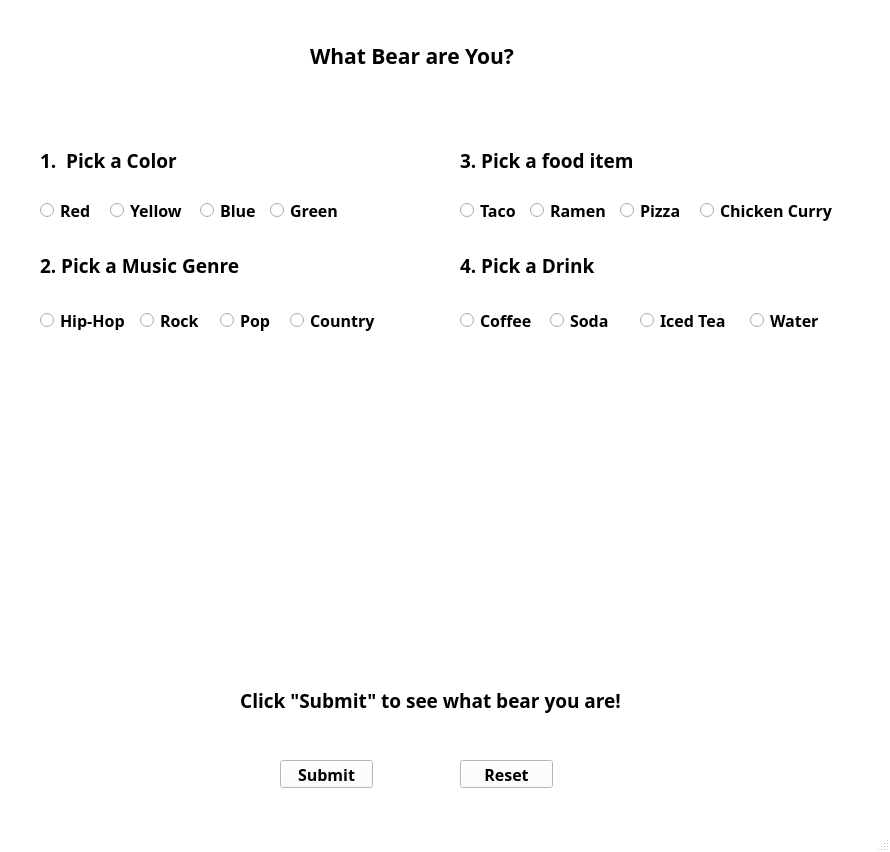
<?xml version="1.0" encoding="UTF-8"?>
<ui version="4.0">
 <class>MainWindow</class>
 <widget class="QMainWindow" name="MainWindow">
  <property name="geometry">
   <rect>
    <x>0</x>
    <y>0</y>
    <width>890</width>
    <height>852</height>
   </rect>
  </property>
  <property name="minimumSize">
   <size>
    <width>890</width>
    <height>852</height>
   </size>
  </property>
  <property name="maximumSize">
   <size>
    <width>890</width>
    <height>852</height>
   </size>
  </property>
  <property name="palette">
   <palette>
    <active>
     <colorrole role="WindowText">
      <brush brushstyle="SolidPattern">
       <color alpha="255">
        <red>0</red>
        <green>0</green>
        <blue>0</blue>
       </color>
      </brush>
     </colorrole>
     <colorrole role="Button">
      <brush brushstyle="SolidPattern">
       <color alpha="255">
        <red>255</red>
        <green>255</green>
        <blue>255</blue>
       </color>
      </brush>
     </colorrole>
     <colorrole role="Light">
      <brush brushstyle="SolidPattern">
       <color alpha="255">
        <red>255</red>
        <green>255</green>
        <blue>255</blue>
       </color>
      </brush>
     </colorrole>
     <colorrole role="Midlight">
      <brush brushstyle="SolidPattern">
       <color alpha="255">
        <red>255</red>
        <green>255</green>
        <blue>255</blue>
       </color>
      </brush>
     </colorrole>
     <colorrole role="Dark">
      <brush brushstyle="SolidPattern">
       <color alpha="255">
        <red>127</red>
        <green>127</green>
        <blue>127</blue>
       </color>
      </brush>
     </colorrole>
     <colorrole role="Mid">
      <brush brushstyle="SolidPattern">
       <color alpha="255">
        <red>170</red>
        <green>170</green>
        <blue>170</blue>
       </color>
      </brush>
     </colorrole>
     <colorrole role="Text">
      <brush brushstyle="SolidPattern">
       <color alpha="255">
        <red>0</red>
        <green>0</green>
        <blue>0</blue>
       </color>
      </brush>
     </colorrole>
     <colorrole role="BrightText">
      <brush brushstyle="SolidPattern">
       <color alpha="255">
        <red>255</red>
        <green>255</green>
        <blue>255</blue>
       </color>
      </brush>
     </colorrole>
     <colorrole role="ButtonText">
      <brush brushstyle="SolidPattern">
       <color alpha="255">
        <red>0</red>
        <green>0</green>
        <blue>0</blue>
       </color>
      </brush>
     </colorrole>
     <colorrole role="Base">
      <brush brushstyle="SolidPattern">
       <color alpha="255">
        <red>255</red>
        <green>255</green>
        <blue>255</blue>
       </color>
      </brush>
     </colorrole>
     <colorrole role="Window">
      <brush brushstyle="SolidPattern">
       <color alpha="255">
        <red>255</red>
        <green>255</green>
        <blue>255</blue>
       </color>
      </brush>
     </colorrole>
     <colorrole role="Shadow">
      <brush brushstyle="SolidPattern">
       <color alpha="255">
        <red>0</red>
        <green>0</green>
        <blue>0</blue>
       </color>
      </brush>
     </colorrole>
     <colorrole role="AlternateBase">
      <brush brushstyle="SolidPattern">
       <color alpha="255">
        <red>255</red>
        <green>255</green>
        <blue>255</blue>
       </color>
      </brush>
     </colorrole>
     <colorrole role="ToolTipBase">
      <brush brushstyle="SolidPattern">
       <color alpha="255">
        <red>255</red>
        <green>255</green>
        <blue>220</blue>
       </color>
      </brush>
     </colorrole>
     <colorrole role="ToolTipText">
      <brush brushstyle="SolidPattern">
       <color alpha="255">
        <red>0</red>
        <green>0</green>
        <blue>0</blue>
       </color>
      </brush>
     </colorrole>
    </active>
    <inactive>
     <colorrole role="WindowText">
      <brush brushstyle="SolidPattern">
       <color alpha="255">
        <red>0</red>
        <green>0</green>
        <blue>0</blue>
       </color>
      </brush>
     </colorrole>
     <colorrole role="Button">
      <brush brushstyle="SolidPattern">
       <color alpha="255">
        <red>255</red>
        <green>255</green>
        <blue>255</blue>
       </color>
      </brush>
     </colorrole>
     <colorrole role="Light">
      <brush brushstyle="SolidPattern">
       <color alpha="255">
        <red>255</red>
        <green>255</green>
        <blue>255</blue>
       </color>
      </brush>
     </colorrole>
     <colorrole role="Midlight">
      <brush brushstyle="SolidPattern">
       <color alpha="255">
        <red>255</red>
        <green>255</green>
        <blue>255</blue>
       </color>
      </brush>
     </colorrole>
     <colorrole role="Dark">
      <brush brushstyle="SolidPattern">
       <color alpha="255">
        <red>127</red>
        <green>127</green>
        <blue>127</blue>
       </color>
      </brush>
     </colorrole>
     <colorrole role="Mid">
      <brush brushstyle="SolidPattern">
       <color alpha="255">
        <red>170</red>
        <green>170</green>
        <blue>170</blue>
       </color>
      </brush>
     </colorrole>
     <colorrole role="Text">
      <brush brushstyle="SolidPattern">
       <color alpha="255">
        <red>0</red>
        <green>0</green>
        <blue>0</blue>
       </color>
      </brush>
     </colorrole>
     <colorrole role="BrightText">
      <brush brushstyle="SolidPattern">
       <color alpha="255">
        <red>255</red>
        <green>255</green>
        <blue>255</blue>
       </color>
      </brush>
     </colorrole>
     <colorrole role="ButtonText">
      <brush brushstyle="SolidPattern">
       <color alpha="255">
        <red>0</red>
        <green>0</green>
        <blue>0</blue>
       </color>
      </brush>
     </colorrole>
     <colorrole role="Base">
      <brush brushstyle="SolidPattern">
       <color alpha="255">
        <red>255</red>
        <green>255</green>
        <blue>255</blue>
       </color>
      </brush>
     </colorrole>
     <colorrole role="Window">
      <brush brushstyle="SolidPattern">
       <color alpha="255">
        <red>255</red>
        <green>255</green>
        <blue>255</blue>
       </color>
      </brush>
     </colorrole>
     <colorrole role="Shadow">
      <brush brushstyle="SolidPattern">
       <color alpha="255">
        <red>0</red>
        <green>0</green>
        <blue>0</blue>
       </color>
      </brush>
     </colorrole>
     <colorrole role="AlternateBase">
      <brush brushstyle="SolidPattern">
       <color alpha="255">
        <red>255</red>
        <green>255</green>
        <blue>255</blue>
       </color>
      </brush>
     </colorrole>
     <colorrole role="ToolTipBase">
      <brush brushstyle="SolidPattern">
       <color alpha="255">
        <red>255</red>
        <green>255</green>
        <blue>220</blue>
       </color>
      </brush>
     </colorrole>
     <colorrole role="ToolTipText">
      <brush brushstyle="SolidPattern">
       <color alpha="255">
        <red>0</red>
        <green>0</green>
        <blue>0</blue>
       </color>
      </brush>
     </colorrole>
    </inactive>
    <disabled>
     <colorrole role="WindowText">
      <brush brushstyle="SolidPattern">
       <color alpha="255">
        <red>127</red>
        <green>127</green>
        <blue>127</blue>
       </color>
      </brush>
     </colorrole>
     <colorrole role="Button">
      <brush brushstyle="SolidPattern">
       <color alpha="255">
        <red>255</red>
        <green>255</green>
        <blue>255</blue>
       </color>
      </brush>
     </colorrole>
     <colorrole role="Light">
      <brush brushstyle="SolidPattern">
       <color alpha="255">
        <red>255</red>
        <green>255</green>
        <blue>255</blue>
       </color>
      </brush>
     </colorrole>
     <colorrole role="Midlight">
      <brush brushstyle="SolidPattern">
       <color alpha="255">
        <red>255</red>
        <green>255</green>
        <blue>255</blue>
       </color>
      </brush>
     </colorrole>
     <colorrole role="Dark">
      <brush brushstyle="SolidPattern">
       <color alpha="255">
        <red>127</red>
        <green>127</green>
        <blue>127</blue>
       </color>
      </brush>
     </colorrole>
     <colorrole role="Mid">
      <brush brushstyle="SolidPattern">
       <color alpha="255">
        <red>170</red>
        <green>170</green>
        <blue>170</blue>
       </color>
      </brush>
     </colorrole>
     <colorrole role="Text">
      <brush brushstyle="SolidPattern">
       <color alpha="255">
        <red>127</red>
        <green>127</green>
        <blue>127</blue>
       </color>
      </brush>
     </colorrole>
     <colorrole role="BrightText">
      <brush brushstyle="SolidPattern">
       <color alpha="255">
        <red>255</red>
        <green>255</green>
        <blue>255</blue>
       </color>
      </brush>
     </colorrole>
     <colorrole role="ButtonText">
      <brush brushstyle="SolidPattern">
       <color alpha="255">
        <red>127</red>
        <green>127</green>
        <blue>127</blue>
       </color>
      </brush>
     </colorrole>
     <colorrole role="Base">
      <brush brushstyle="SolidPattern">
       <color alpha="255">
        <red>255</red>
        <green>255</green>
        <blue>255</blue>
       </color>
      </brush>
     </colorrole>
     <colorrole role="Window">
      <brush brushstyle="SolidPattern">
       <color alpha="255">
        <red>255</red>
        <green>255</green>
        <blue>255</blue>
       </color>
      </brush>
     </colorrole>
     <colorrole role="Shadow">
      <brush brushstyle="SolidPattern">
       <color alpha="255">
        <red>0</red>
        <green>0</green>
        <blue>0</blue>
       </color>
      </brush>
     </colorrole>
     <colorrole role="AlternateBase">
      <brush brushstyle="SolidPattern">
       <color alpha="255">
        <red>255</red>
        <green>255</green>
        <blue>255</blue>
       </color>
      </brush>
     </colorrole>
     <colorrole role="ToolTipBase">
      <brush brushstyle="SolidPattern">
       <color alpha="255">
        <red>255</red>
        <green>255</green>
        <blue>220</blue>
       </color>
      </brush>
     </colorrole>
     <colorrole role="ToolTipText">
      <brush brushstyle="SolidPattern">
       <color alpha="255">
        <red>0</red>
        <green>0</green>
        <blue>0</blue>
       </color>
      </brush>
     </colorrole>
    </disabled>
   </palette>
  </property>
  <property name="windowTitle">
   <string>MainWindow</string>
  </property>
  <widget class="QWidget" name="centralwidget">
   <widget class="QLabel" name="title_label">
    <property name="geometry">
     <rect>
      <x>310</x>
      <y>20</y>
      <width>231</width>
      <height>71</height>
     </rect>
    </property>
    <property name="font">
     <font>
      <family>Roman</family>
      <pointsize>16</pointsize>
      <weight>75</weight>
      <italic>false</italic>
      <bold>true</bold>
      <underline>false</underline>
      <strikeout>false</strikeout>
     </font>
    </property>
    <property name="text">
     <string>What Bear are You?</string>
    </property>
   </widget>
   <widget class="QLabel" name="q1_label">
    <property name="geometry">
     <rect>
      <x>40</x>
      <y>150</y>
      <width>271</width>
      <height>21</height>
     </rect>
    </property>
    <property name="font">
     <font>
      <family>Roman</family>
      <pointsize>14</pointsize>
      <weight>75</weight>
      <bold>true</bold>
     </font>
    </property>
    <property name="text">
     <string>1.  Pick a Color</string>
    </property>
   </widget>
   <widget class="QRadioButton" name="red_radioButton">
    <property name="geometry">
     <rect>
      <x>40</x>
      <y>200</y>
      <width>61</width>
      <height>20</height>
     </rect>
    </property>
    <property name="font">
     <font>
      <family>Roman</family>
      <pointsize>12</pointsize>
      <weight>75</weight>
      <bold>true</bold>
     </font>
    </property>
    <property name="text">
     <string>Red</string>
    </property>
    <attribute name="buttonGroup">
     <string notr="true">color_buttonGroup</string>
    </attribute>
   </widget>
   <widget class="QRadioButton" name="yellow_radioButton">
    <property name="geometry">
     <rect>
      <x>110</x>
      <y>200</y>
      <width>81</width>
      <height>20</height>
     </rect>
    </property>
    <property name="font">
     <font>
      <family>Roman</family>
      <pointsize>12</pointsize>
      <weight>75</weight>
      <bold>true</bold>
     </font>
    </property>
    <property name="text">
     <string>Yellow</string>
    </property>
    <attribute name="buttonGroup">
     <string notr="true">color_buttonGroup</string>
    </attribute>
   </widget>
   <widget class="QRadioButton" name="blue_radioButton">
    <property name="geometry">
     <rect>
      <x>200</x>
      <y>200</y>
      <width>61</width>
      <height>20</height>
     </rect>
    </property>
    <property name="font">
     <font>
      <family>Roman</family>
      <pointsize>12</pointsize>
      <weight>75</weight>
      <bold>true</bold>
     </font>
    </property>
    <property name="text">
     <string>Blue</string>
    </property>
    <attribute name="buttonGroup">
     <string notr="true">color_buttonGroup</string>
    </attribute>
   </widget>
   <widget class="QLabel" name="q2_label">
    <property name="geometry">
     <rect>
      <x>40</x>
      <y>250</y>
      <width>221</width>
      <height>31</height>
     </rect>
    </property>
    <property name="font">
     <font>
      <family>Roman</family>
      <pointsize>14</pointsize>
      <weight>75</weight>
      <bold>true</bold>
     </font>
    </property>
    <property name="text">
     <string>2. Pick a Music Genre</string>
    </property>
   </widget>
   <widget class="QRadioButton" name="hiphop_radioButton">
    <property name="geometry">
     <rect>
      <x>40</x>
      <y>310</y>
      <width>95</width>
      <height>20</height>
     </rect>
    </property>
    <property name="font">
     <font>
      <family>Roman</family>
      <pointsize>12</pointsize>
      <weight>75</weight>
      <bold>true</bold>
     </font>
    </property>
    <property name="text">
     <string>Hip-Hop</string>
    </property>
    <attribute name="buttonGroup">
     <string notr="true">music_buttonGroup</string>
    </attribute>
   </widget>
   <widget class="QRadioButton" name="rock_radioButton">
    <property name="geometry">
     <rect>
      <x>140</x>
      <y>310</y>
      <width>71</width>
      <height>20</height>
     </rect>
    </property>
    <property name="font">
     <font>
      <family>Roman</family>
      <pointsize>12</pointsize>
      <weight>75</weight>
      <bold>true</bold>
     </font>
    </property>
    <property name="text">
     <string>Rock</string>
    </property>
    <attribute name="buttonGroup">
     <string notr="true">music_buttonGroup</string>
    </attribute>
   </widget>
   <widget class="QRadioButton" name="pop_radioButton">
    <property name="geometry">
     <rect>
      <x>220</x>
      <y>300</y>
      <width>61</width>
      <height>41</height>
     </rect>
    </property>
    <property name="font">
     <font>
      <family>Roman</family>
      <pointsize>12</pointsize>
      <weight>75</weight>
      <bold>true</bold>
     </font>
    </property>
    <property name="text">
     <string>Pop</string>
    </property>
    <attribute name="buttonGroup">
     <string notr="true">music_buttonGroup</string>
    </attribute>
   </widget>
   <widget class="QRadioButton" name="country_radioButton">
    <property name="geometry">
     <rect>
      <x>290</x>
      <y>300</y>
      <width>95</width>
      <height>41</height>
     </rect>
    </property>
    <property name="font">
     <font>
      <family>Roman</family>
      <pointsize>12</pointsize>
      <weight>75</weight>
      <bold>true</bold>
     </font>
    </property>
    <property name="text">
     <string>Country</string>
    </property>
    <attribute name="buttonGroup">
     <string notr="true">music_buttonGroup</string>
    </attribute>
   </widget>
   <widget class="QLabel" name="q3_label">
    <property name="geometry">
     <rect>
      <x>460</x>
      <y>150</y>
      <width>201</width>
      <height>20</height>
     </rect>
    </property>
    <property name="font">
     <font>
      <family>Roman</family>
      <pointsize>14</pointsize>
      <weight>75</weight>
      <bold>true</bold>
     </font>
    </property>
    <property name="text">
     <string>3. Pick a food item</string>
    </property>
   </widget>
   <widget class="QRadioButton" name="taco_radioButton">
    <property name="geometry">
     <rect>
      <x>460</x>
      <y>200</y>
      <width>61</width>
      <height>20</height>
     </rect>
    </property>
    <property name="font">
     <font>
      <family>Roman</family>
      <pointsize>12</pointsize>
      <weight>75</weight>
      <bold>true</bold>
     </font>
    </property>
    <property name="text">
     <string>Taco</string>
    </property>
    <attribute name="buttonGroup">
     <string notr="true">food_buttonGroup</string>
    </attribute>
   </widget>
   <widget class="QRadioButton" name="ramen_radioButton">
    <property name="geometry">
     <rect>
      <x>530</x>
      <y>200</y>
      <width>81</width>
      <height>20</height>
     </rect>
    </property>
    <property name="font">
     <font>
      <family>Roman</family>
      <pointsize>12</pointsize>
      <weight>75</weight>
      <bold>true</bold>
     </font>
    </property>
    <property name="text">
     <string>Ramen</string>
    </property>
    <attribute name="buttonGroup">
     <string notr="true">food_buttonGroup</string>
    </attribute>
   </widget>
   <widget class="QRadioButton" name="pizza_radioButton">
    <property name="geometry">
     <rect>
      <x>620</x>
      <y>200</y>
      <width>71</width>
      <height>20</height>
     </rect>
    </property>
    <property name="font">
     <font>
      <family>Roman</family>
      <pointsize>12</pointsize>
      <weight>75</weight>
      <bold>true</bold>
     </font>
    </property>
    <property name="text">
     <string>Pizza</string>
    </property>
    <attribute name="buttonGroup">
     <string notr="true">food_buttonGroup</string>
    </attribute>
   </widget>
   <widget class="QRadioButton" name="curry_radioButton">
    <property name="geometry">
     <rect>
      <x>700</x>
      <y>190</y>
      <width>151</width>
      <height>41</height>
     </rect>
    </property>
    <property name="font">
     <font>
      <family>Roman</family>
      <pointsize>12</pointsize>
      <weight>75</weight>
      <bold>true</bold>
     </font>
    </property>
    <property name="text">
     <string>Chicken Curry</string>
    </property>
    <attribute name="buttonGroup">
     <string notr="true">food_buttonGroup</string>
    </attribute>
   </widget>
   <widget class="QLabel" name="q4_label">
    <property name="geometry">
     <rect>
      <x>460</x>
      <y>250</y>
      <width>151</width>
      <height>31</height>
     </rect>
    </property>
    <property name="font">
     <font>
      <family>Roman</family>
      <pointsize>14</pointsize>
      <weight>75</weight>
      <bold>true</bold>
     </font>
    </property>
    <property name="text">
     <string>4. Pick a Drink</string>
    </property>
   </widget>
   <widget class="QRadioButton" name="coffee_radioButton">
    <property name="geometry">
     <rect>
      <x>460</x>
      <y>310</y>
      <width>81</width>
      <height>20</height>
     </rect>
    </property>
    <property name="font">
     <font>
      <family>Roman</family>
      <pointsize>12</pointsize>
      <weight>75</weight>
      <bold>true</bold>
     </font>
    </property>
    <property name="text">
     <string>Coffee</string>
    </property>
    <attribute name="buttonGroup">
     <string notr="true">drink_buttonGroup</string>
    </attribute>
   </widget>
   <widget class="QRadioButton" name="water_radioButton">
    <property name="geometry">
     <rect>
      <x>750</x>
      <y>310</y>
      <width>95</width>
      <height>20</height>
     </rect>
    </property>
    <property name="font">
     <font>
      <family>Roman</family>
      <pointsize>12</pointsize>
      <weight>75</weight>
      <bold>true</bold>
     </font>
    </property>
    <property name="text">
     <string>Water</string>
    </property>
    <attribute name="buttonGroup">
     <string notr="true">drink_buttonGroup</string>
    </attribute>
   </widget>
   <widget class="QRadioButton" name="soda_radioButton">
    <property name="geometry">
     <rect>
      <x>550</x>
      <y>310</y>
      <width>71</width>
      <height>20</height>
     </rect>
    </property>
    <property name="font">
     <font>
      <family>Roman</family>
      <pointsize>12</pointsize>
      <weight>75</weight>
      <bold>true</bold>
     </font>
    </property>
    <property name="text">
     <string>Soda</string>
    </property>
    <attribute name="buttonGroup">
     <string notr="true">drink_buttonGroup</string>
    </attribute>
   </widget>
   <widget class="QRadioButton" name="icedtea_radioButton">
    <property name="geometry">
     <rect>
      <x>640</x>
      <y>310</y>
      <width>95</width>
      <height>20</height>
     </rect>
    </property>
    <property name="font">
     <font>
      <family>Roman</family>
      <pointsize>12</pointsize>
      <weight>75</weight>
      <bold>true</bold>
     </font>
    </property>
    <property name="text">
     <string>Iced Tea</string>
    </property>
    <attribute name="buttonGroup">
     <string notr="true">drink_buttonGroup</string>
    </attribute>
   </widget>
   <widget class="QPushButton" name="submit_pushButton">
    <property name="geometry">
     <rect>
      <x>280</x>
      <y>760</y>
      <width>93</width>
      <height>28</height>
     </rect>
    </property>
    <property name="font">
     <font>
      <family>Roman</family>
      <pointsize>12</pointsize>
      <weight>75</weight>
      <bold>true</bold>
     </font>
    </property>
    <property name="text">
     <string>Submit</string>
    </property>
   </widget>
   <widget class="QPushButton" name="reset_pushButton">
    <property name="geometry">
     <rect>
      <x>460</x>
      <y>760</y>
      <width>93</width>
      <height>28</height>
     </rect>
    </property>
    <property name="font">
     <font>
      <family>Roman</family>
      <pointsize>12</pointsize>
      <weight>75</weight>
      <bold>true</bold>
     </font>
    </property>
    <property name="text">
     <string>Reset</string>
    </property>
   </widget>
   <widget class="QLabel" name="outtieText_label">
    <property name="geometry">
     <rect>
      <x>180</x>
      <y>670</y>
      <width>501</width>
      <height>61</height>
     </rect>
    </property>
    <property name="font">
     <font>
      <family>Roman</family>
      <pointsize>14</pointsize>
      <weight>75</weight>
      <bold>true</bold>
     </font>
    </property>
    <property name="text">
     <string>Click &quot;Submit&quot; to see what bear you are!</string>
    </property>
    <property name="alignment">
     <set>Qt::AlignCenter</set>
    </property>
   </widget>
   <widget class="QLabel" name="outtieImage_label">
    <property name="geometry">
     <rect>
      <x>260</x>
      <y>370</y>
      <width>331</width>
      <height>281</height>
     </rect>
    </property>
    <property name="text">
     <string/>
    </property>
    <property name="pixmap">
     <pixmap>../Part2/questions.jpg</pixmap>
    </property>
    <property name="scaledContents">
     <bool>true</bool>
    </property>
   </widget>
   <widget class="QRadioButton" name="green_radioButton">
    <property name="geometry">
     <rect>
      <x>270</x>
      <y>200</y>
      <width>81</width>
      <height>20</height>
     </rect>
    </property>
    <property name="font">
     <font>
      <family>Roman</family>
      <pointsize>12</pointsize>
      <weight>75</weight>
      <bold>true</bold>
     </font>
    </property>
    <property name="text">
     <string>Green</string>
    </property>
    <attribute name="buttonGroup">
     <string notr="true">color_buttonGroup</string>
    </attribute>
   </widget>
  </widget>
  <widget class="QMenuBar" name="menubar">
   <property name="geometry">
    <rect>
     <x>0</x>
     <y>0</y>
     <width>890</width>
     <height>26</height>
    </rect>
   </property>
  </widget>
  <widget class="QStatusBar" name="statusbar"/>
 </widget>
 <resources/>
 <connections/>
 <buttongroups>
  <buttongroup name="music_buttonGroup"/>
  <buttongroup name="color_buttonGroup"/>
  <buttongroup name="food_buttonGroup"/>
  <buttongroup name="drink_buttonGroup"/>
 </buttongroups>
</ui>
